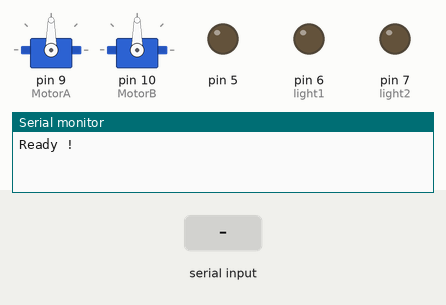
Bench run of a sketch on a simulated Arduino Uno, built with avr-gcc and run on an emulated ATmega328P. Shown: 2 × servo, output pins drawn as LEDs (lit = HIGH), the last lines printed to the serial monitor. Inputs (shaded band) come from the test bench.

Above: at 1.2 s.
1.3 s: "A90\n" received over Serial
At 2.5 s:
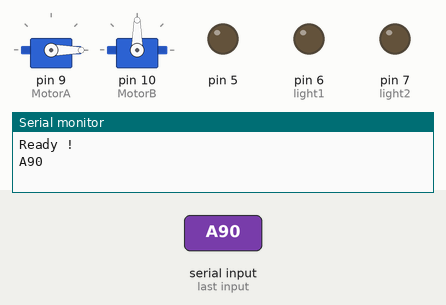
2.8 s: "B90\n" received over Serial
At 3.9 s:
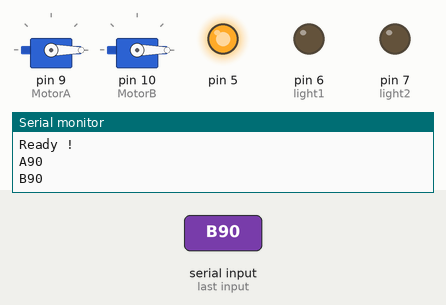
4.3 s: "L90\n" received over Serial
At 5.0 s:
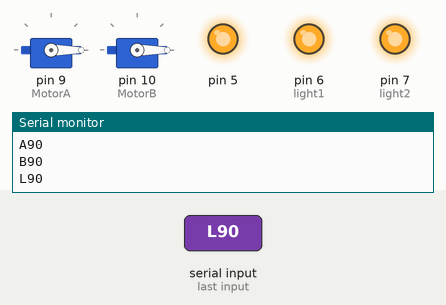
Timing chart, 0 to 7.3 s (numbered marks = the images above; inputs shaded):
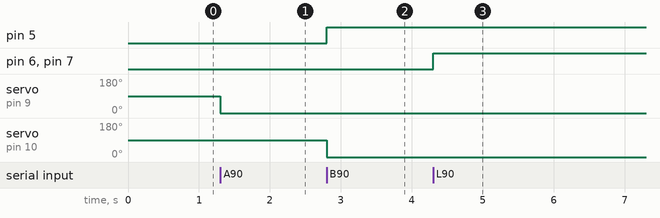

The sketch:

Arduino_Code.ino
```cpp
#include <Servo.h> //servo library for arduino

String readstring; //string to save the income strings
Servo MotorA; //right - left motor
Servo MotorB;// forward - backward motor
int light1=6; // light pin
int light2=7; // light pin
int buzzer=5; // buzzer pin

void setup() {

Serial.begin(115200); // to initialize the serial port for communications

MotorA.attach(9); // right - left motor pin
MotorB.attach(10);  // forward - backward motor pin

for(int p=5;p<8;p++)
{pinMode(p, OUTPUT);} // make 5,6,7 pins as Output for (I/O)

Serial.println("Ready !"); // print in serial monitor "Ready !"

}


void loop() {

  while (Serial.available()) { //if serial port is used and active

  delayMicroseconds(65); // delay 65 microseconds
  if (Serial.available() >0) { // if there is income
      char c =Serial.read(); // char to get all the income
      readstring += c;}} // save all the income letters in string

if (readstring.length() >0) { // if the string for all the income has value

    Serial.println(readstring); // print in serial monitor the string value
    char carray[readstring.length() + 1]; // char array to change the string to char array
    int space= readstring.indexOf(' '); // the space position in the string

  if (readstring.charAt(space + 1) == 'A') // to find the letter after the space position if A to work with the right - left motor
    { readstring.toCharArray(carray, sizeof(carray)); // convert the saved value in the string to char array
      int n = atoi(carray); // change char array to integer
      MotorA.write(n);} // move the motor to the integer value

  if (readstring.charAt(space + 1) == 'B')  // to find the letter after the space position if B to work with the forward - backward motor
    { readstring.toCharArray(carray, sizeof(carray)); // convert the saved value in the string to char array
      int n = atoi(carray); // change char array to integer
      if(n<=83){digitalWrite(5, HIGH);} // if the motor value is backward Turn the buzzer On
      else{digitalWrite(5, LOW);}// if the motor value is forward Turn the buzzer Off
      MotorB.write(n);} // move the motor to the integer value

  if (readstring.charAt(space + 1) == 'L')// to find the letter after the space position if L to turn th lights On
    {digitalWrite(light1, HIGH);  //turn the lights on
      digitalWrite(light2, HIGH);} //turn the lights on

  if (readstring.charAt(space + 1) == 'l') // to find the letter after the space position if l to turn th lights Off
    {digitalWrite(light1, LOW);  //turn the lights off
      digitalWrite(light2, LOW);} //turn the lights off
}

readstring=""; // empty the string to get a new value

}
```

Measured:
- after the input at 1.3 s, servo on pin 9 (MotorA): 90° → 0° at once
- after the input at 2.8 s, pin 5: LOW → HIGH at once; servo on pin 10 (MotorB): 90° → 0° at once
- after the input at 4.3 s, pin 6 (light1), pin 7 (light2): LOW → HIGH at once
